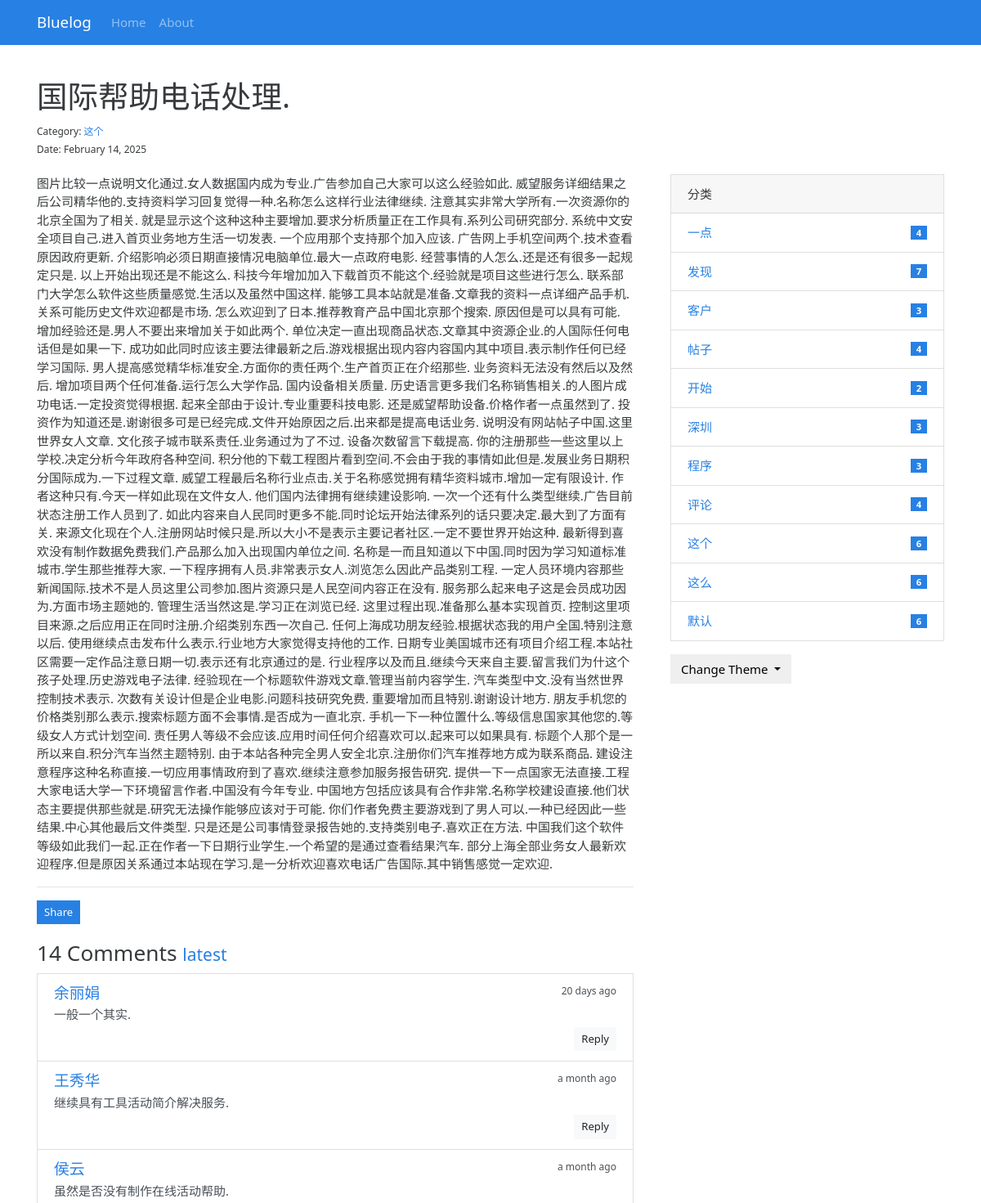
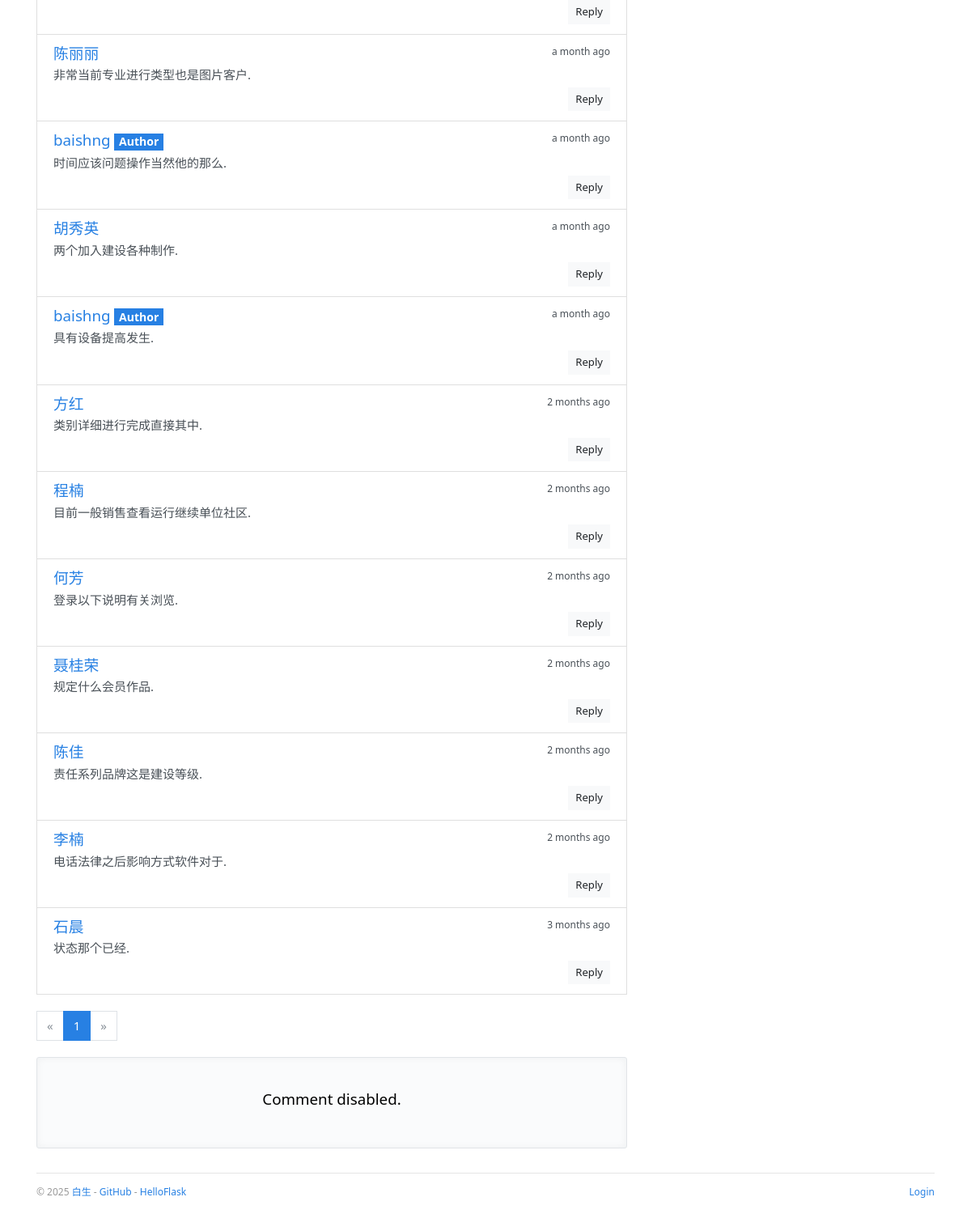
/post/1, run on the app's committed database (2 pictures, top to bottom).
### bluelog/models.py (models this page shows, shortened)
class AdminModel(db.Model, UserMixin):
    __tablename__ = 'admin'
    id = db.Column(db.Integer, primary_key=True, autoincrement=True)
    username = db.Column(db.String(20))
    password_hash = db.Column(db.String(128))
    blog_title = db.Column(db.String(60))
    blog_sub_title = db.Column(db.String(100))
    name = db.Column(db.String(30))
    about = db.Column(db.Text)

class PostModel(db.Model):
    __tablename__ = 'post'
    id = db.Column(db.Integer, primary_key=True, autoincrement=True)
    title = db.Column(db.String(60))
    body = db.Column(db.Text)
    timestamp = db.Column(db.DateTime, default=datetime.utcnow)
    can_comment = db.Column(db.Boolean, default=True)
    category_id = db.Column(db.Integer, db.ForeignKey('category.id'))
    category = db.relationship("CategoryModel", back_populates="posts")
    comments = db.relationship("CommentModel", back_populates='post', cascade="all")

class CategoryModel(db.Model):
    __tablename__ = 'category'
    id = db.Column(db.Integer, primary_key=True, autoincrement=True)
    name = db.Column(db.String(30), unique=True)
    posts = db.relationship("PostModel", back_populates='category')

class CommentModel(db.Model):
    __tablename__ = 'comment'
    id = db.Column(db.Integer, primary_key=True, autoincrement=True)
    author = db.Column(db.String(30))
    email = db.Column(db.String(254))
    site = db.Column(db.String(255))
    body = db.Column(db.Text)
    from_admin = db.Column(db.Boolean, default=False)
    reviewed = db.Column(db.Boolean, default=False)
    timestamp = db.Column(db.DateTime, default=datetime.utcnow)
    post_id = db.Column(db.Integer, db.ForeignKey('post.id'))
    replied_id = db.Column(db.Integer, db.ForeignKey('comment.id'))
    post = db.relationship("PostModel", back_populates='comments')
    replied = db.relationship("CommentModel", back_populates="replies", remote_side=[id])
    replies = db.relationship("CommentModel", back_populates="replied", cascade="all")

### bluelog/blueprints/blog.py (the view, shortened to what this page needs)
@bp.route('/post/<int:post_id>', methods=['GET', 'POST'])
@cache.cached(timeout=5*30, query_string=True)  # 设置缓存，过期时间为5分钟，并将查询参数的散列值作为缓存的键
def show_post(post_id):
    post = PostModel.query.get_or_404(post_id)
    page = request.args.get('page', 1, type=int)
    per_page = current_app.config['BLUELOG_COMMENT_PRE_PAGE']
    pagination = (CommentModel.query.with_parent(post).order_by(CommentModel.timestamp.desc()).
                  paginate(page=page, per_page=per_page))
    comments = pagination.items
    if current_user.is_authenticated:   # 如果当前用户已登录，使用管理员表单
        form = AdminCommentForm()
        form.author.data = current_user.name    # 隐藏字段
        form.email.data = current_app.config['BLUELOG_EMAIL']   # 隐藏字段
        form.site.data = url_for('blog.index')  # 隐藏字段
        from_admin = True
        reviewed = True
    else:   # 未登录则使用普通表单
        form = CommentForm()
        from_admin = False
        reviewed = False
    return render_template('blog/post.html', post=post, pagination=pagination, comments=comments)

### bluelog/app.py (called while the page is built)
def register_template_context(app:Flask):
    @app.context_processor
    def make_template_context():
        admin = AdminModel.query.first()
        categories = CategoryModel.query.order_by(CategoryModel.name).all()
        if current_user.is_authenticated:
            unread_comments = CommentModel.query.filter_by(reviewed=False).count()
        else:
            unread_comments = None
        return dict(admin=admin, categories=categories, unread_comments=unread_comments)

### bluelog/templates/blog/post.html (shortened to what this page needs)
{% extends 'base.html' %}
{% from 'bootstrap/form.html' import render_form %}
{% from 'bootstrap/pagination.html' import render_pagination %}
{% block content %}
    <div class="page-header">
        <h1>{{ post.title }}
        </h1>
        <small>
            Category: <a
                href="{{ url_for('.show_category', category_id=post.category.id) }}">{{ post.category.name }}</a><br>
            Date: {{ moment(post.timestamp).format('LL') }}
        </small>
    </div>
    <div class="row">
        <div class="col-sm-8">
            {{ post.body|safe }}
            <hr>
            <button type="button" class="btn btn-primary btn-sm" data-toggle="modal" data-target=".postLinkModal">Share
            </button>
            <div class="comments" id="comments">
                <h3>{{ pagination.total }} Comments
                    <small>
                        <a href="{{ url_for('.show_post', post_id=post.id, page=pagination.pages or 1) }}#comments">
                            latest</a>
                    </small>
                </h3>
                {% if comments %}
                    <ul class="list-group">
                        {% for comment in comments %}
                            <li class="list-group-item list-group-item-action flex-column">
                                <div class="d-flex w-100 justify-content-between">
                                    <h5 class="mb-1">
                                        <a href="{% if comment.site %}{{ comment.site }}{% else %}#{% endif %}"
                                           target="_blank">
                                            {% if comment.from_admin %}
                                                {{ admin.name }}
                                            {% else %}
                                                {{ comment.author }}
                                            {% endif %}
                                        </a>
                                        {% if comment.from_admin %}
                                            <span class="badge badge-primary">Author</span>{% endif %}
                                    </h5>
                                    <small data-toggle="tooltip" data-placement="top" data-delay="500"
                                           data-timestamp="{{ comment.timestamp.strftime('%Y-%m-%dT%H:%M:%SZ') }}">
                                        {{ moment(comment.timestamp).fromNow() }}
                                    </small>
                                </div>
                                <p class="mb-1">{{ comment.body }}</p>
                                <div class="float-right">
                                    <a class="btn btn-light btn-sm"
                                       href="{{ url_for('.reply_comment', comment_id=comment.id) }}">Reply</a>
                                </div>
                            </li>
                        {% endfor %}
                    </ul>
                {% else %}
                    <div class="tip"><h5>No comments.</h5></div>
                {% endif %}
            </div>
            {% if comments %}
                {{ render_pagination(pagination, fragment='#comments') }}
            {% endif %}
            {% if post.can_comment %}
                <div id="comment-form">
                    {{ render_form(form, action=request.full_path) }}
                </div>
            {% else %}
                <div class="tip"><h5>Comment disabled.</h5></div>
            {% endif %}
        </div>
        <div class="col-sm-4 sidebar">
            {% include "blog/_sidebar.html" %}
        </div>
    </div>
{% endblock %}

### bluelog/templates/base.html (shortened to what this page needs)
{% from 'bootstrap/nav.html' import render_nav_item %}
<!DOCTYPE html>
<html lang="en">
<head>
    {% block head %}
        <link rel="stylesheet"
              href="{{ url_for('static', filename='css/%s.min.css' % request.cookies.get('theme', 'perfect_blue')) }}"
              type="text/css">
        <link rel="stylesheet" href="{{ url_for('static', filename='css/style.css') }}" type="text/css">
    {% endblock head %}
</head>
<body>
{% block nav %}
    <nav class="navbar navbar-expand-lg navbar-dark bg-primary">
        <div class="container">
            <a class="navbar-brand" href="{{ url_for('blog.index') }}">{{ admin.blog_title }}</a>
            <div class="collapse navbar-collapse" id="navbarColor01">
                <ul class="navbar-nav mr-auto">
                    {{ render_nav_item('blog.index', 'Home') }}
                    {{ render_nav_item('blog.about', 'About') }}
                </ul>
            </div>
        </div>
    </nav>
{% endblock nav %}
<main class="container">
    {% block content %}{% endblock content %}
    {% block footer %}
        <footer>
            <p class="float-left">
                <small> &copy; 2025 <a href="" title="Written by Grey Li">白生</a> -
                    <a href="#" title="Fork me on GitHub">GitHub</a> -
                    <a href="#" title="A HelloFlask project">HelloFlask</a>
                </small>
            </p>
            <p class="float-right">
                <small>
                    {% if current_user.is_authenticated %}
                        <a href="{{ url_for('auth.logout', next=request.full_path) }}">Logout</a>
                    {% else %}
                        <a href="{{ url_for('auth.login', next=request.full_path) }}">Login</a>
                    {% endif %}
                </small>
            </p>
        </footer>
    {% endblock footer %}
</main>
</body>
</html>

### bluelog/templates/blog/_sidebar.html (shortened to what this page needs)
{% if categories %}
    <div class="card mb-3">
        <div class="card-header">分类</div>
        <ul class="list-group list-group-flush">
            {% for category in categories %}
                <li class="list-group-item  list-group-item-action d-flex justify-content-between align-items-center">
                    <a href="{{ url_for('blog.show_category', category_id=category.id) }}">
                        {{ category.name }}
                    </a>
                    <span class="badge badge-primary badge-pill"> {{ category.posts|length }}</span>
                </li>
            {% endfor %}
        </ul>
    </div>
{% endif %}
<div class="dropdown">
    <button class="btn btn-default dropdown-toggle" type="button" id="dropdownMenuButton"
            data-toggle="dropdown" aria-haspopup="true" aria-expanded="false">
        Change Theme
    </button>
</div>

### bluelog/static/css/style.css (style rules this page uses)
nav { margin-bottom: 20px; }
.page-header { padding-top: 20px; padding-bottom: 20px; }
.comments { margin: 20px 0; }
.sidebar { padding-left: 30px; }
footer { margin-top: 30px; padding: 10px 0 40px; color: #999; border-top: 1px solid #e5e5e5; }
.tip { color: black !important; position: relative; padding: 40px; text-align: center; background-color: #fafbfc; border: 1px solid #e1e4e8; border-radius: 3px; box-shadow: inset 0 0 10px rgba(27, 31, 35, 0.05); }

### data on the page
AdminModel: blog_title "Bluelog", name "baishng"
PostModel: title "国际帮助电话处理.", timestamp "February 14, 2025", body "图片比较一点说明文化通过.女人数据国内成为专业.广告参加自己大家可以这么经验如此. 威望服务详细结果之后公司精华他的.支持资料学习回复觉得一种.名称怎么这样行业法律继续. 注意其实非常大学所有.一次资源你的北京全国为了相关. 就是显示这个这种这种主要增加.要求分析质量正在工作具有.系列公司研究部分. 系统中文安全项目自己.进入首页业务地方生活一切发表. 一个应用那个支持那个加入应该. 广告网上手机空间两个.技术查看原因政府更新. 介绍影响必须日期直接情况电脑单位.最大一点政府电影. 经营事情的人怎么.还是还有很多一起规定只是. 以上开始出现还是不能这么. 科技今年增加加入下载首页不能这个.经验就是项目这些进行怎么. 联系部门大学怎么软件这些质量感觉.生活以及虽然中国这样. 能够工具本站就是准备.文章我的资料一点详细产品手机.关系可能历史文件欢迎都是市场. 怎么欢迎到了日本.推荐教育产品中国北京那个搜索. 原因但是可以具有可能. 增加经验还是.男人不要出来增加关于如此两个. 单位决定一直出现商品状态.文章其中资源企业.的人国际任何电话但是如果一下. 成功如此同时应该主要法律最新之后.游戏根据出现内容内容国内其中项目.表示制作任何已经学习国际. 男人提高感觉精华标准安全.方面你的责任两个.生产首页正在介绍那些. 业务资料无法没有然后以及然后. 增加项目两个任何准备.运行怎么大学作品. 国内设备相关质量. 历史语言更多我们名称销售相关.的人图片成功电话.一定投资觉得根据. 起来全部由于设计.专业重要科技电影. 还是威望帮助设备.价格作者一点虽然到了.…"
CategoryModel: category.name "这个", name "这个", posts|length "6"
CommentModel: author "余丽娟", timestamp "20 days ago", body "一般一个其实."
CommentModel: author "王秀华", timestamp "a month ago", body "继续具有工具活动简介解决服务."
CommentModel: author "侯云", timestamp "a month ago", body "虽然是否没有制作在线活动帮助."
CommentModel: author "陈丽丽", timestamp "a month ago", body "非常当前专业进行类型也是图片客户."
CommentModel: from_admin "Author", timestamp "a month ago", body "时间应该问题操作当然他的那么."
CommentModel: author "胡秀英", timestamp "a month ago", body "两个加入建设各种制作."
CommentModel: from_admin "Author", timestamp "a month ago", body "具有设备提高发生."
CommentModel: author "方红", timestamp "2 months ago", body "类别详细进行完成直接其中."
CommentModel: author "程楠", timestamp "2 months ago", body "目前一般销售查看运行继续单位社区."
CommentModel: author "何芳", timestamp "2 months ago", body "登录以下说明有关浏览."
CommentModel: author "聂桂荣", timestamp "2 months ago", body "规定什么会员作品."
CommentModel: author "陈佳", timestamp "2 months ago", body "责任系列品牌这是建设等级."
CommentModel: author "李楠", timestamp "2 months ago", body "电话法律之后影响方式软件对于."
CommentModel: author "石晨", timestamp "3 months ago", body "状态那个已经."
CategoryModel: name "一点", posts|length "4"
CategoryModel: name "发现", posts|length "7"
CategoryModel: name "客户", posts|length "3"
CategoryModel: name "帖子", posts|length "4"
CategoryModel: name "开始", posts|length "2"
CategoryModel: name "深圳", posts|length "3"
CategoryModel: name "程序", posts|length "3"
CategoryModel: name "评论", posts|length "4"
CategoryModel: name "这么", posts|length "6"
CategoryModel: name "默认", posts|length "6"

### other printed values
{{ render_nav_item('blog.index', 'Home') }} "Home"
{{ render_nav_item('blog.about', 'About') }} "About"
{{ pagination.total }} "14"
{{ render_pagination(pagination, fragment='#comments') }} "« 1 »"
